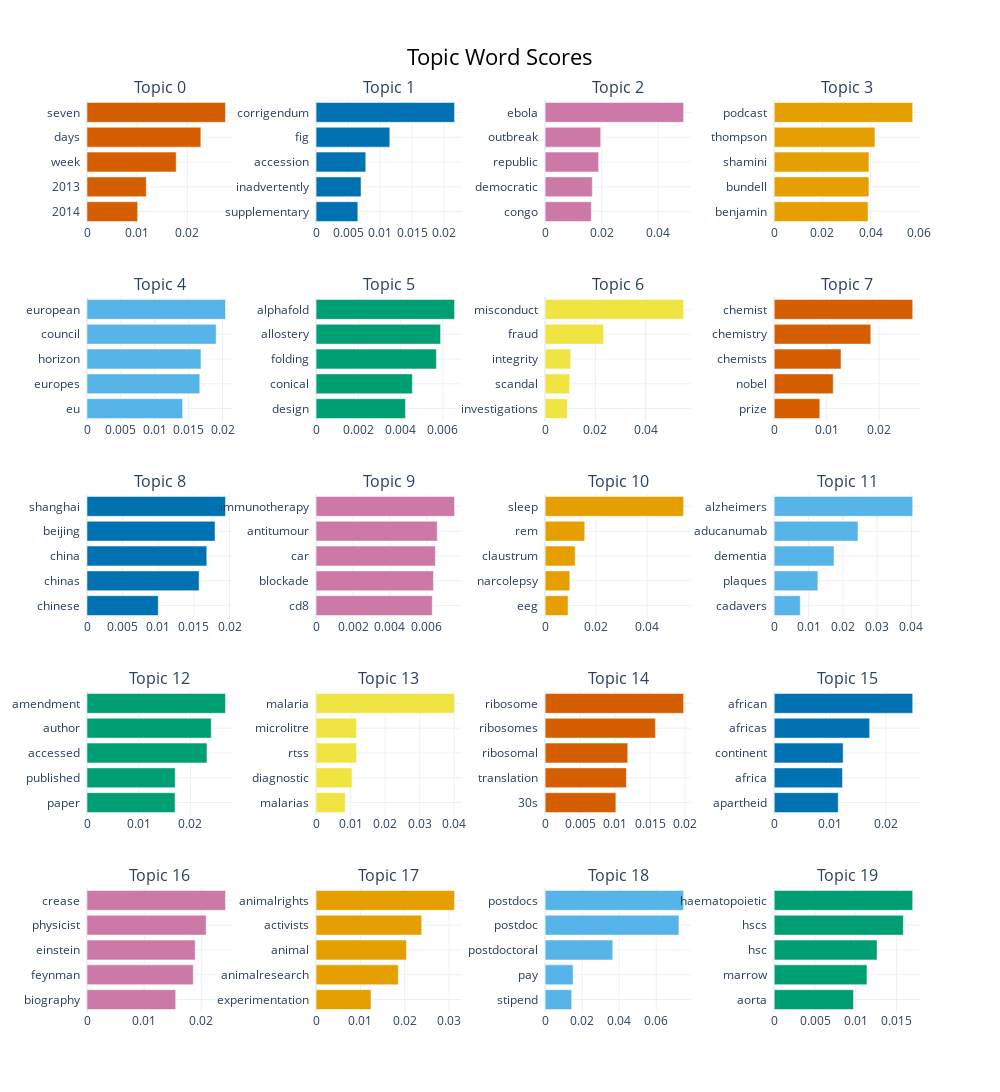

Notebook code for this chart:
### Code cell
model.visualize_barchart(top_n_topics=20)

### Figure 1 — Plotly figure (JSON) as saved in the notebook; plotly's stock layout.template omitted (floating-point values rounded to 4 significant figures)
{"data": [{"marker": {"color": "#D55E00"}, "orientation": "h", "type": "bar", "x": [0.0101, 0.01182, 0.01779, 0.02271, 0.02762], "xaxis": "x", "y": ["2014  ", "2013  ", "week  ", "days  ", "seven  "], "yaxis": "y"}, {"marker": {"color": "#0072B2"}, "orientation": "h", "type": "bar", "x": [0.006529, 0.007032, 0.007767, 0.01153, 0.02165], "xaxis": "x2", "y": ["supplementary  ", "inadvertently  ", "accession  ", "fig  ", "corrigendum  "], "yaxis": "y2"}, {"marker": {"color": "#CC79A7"}, "orientation": "h", "type": "bar", "x": [0.01633, 0.0167, 0.01894, 0.01965, 0.04901], "xaxis": "x3", "y": ["congo  ", "democratic  ", "republic  ", "outbreak  ", "ebola  "], "yaxis": "y3"}, {"marker": {"color": "#E69F00"}, "orientation": "h", "type": "bar", "x": [0.03888, 0.03924, 0.03924, 0.04173, 0.05739], "xaxis": "x4", "y": ["benjamin  ", "bundell  ", "shamini  ", "thompson  ", "podcast  "], "yaxis": "y4"}, {"marker": {"color": "#56B4E9"}, "orientation": "h", "type": "bar", "x": [0.01411, 0.01665, 0.01682, 0.01906, 0.02044], "xaxis": "x5", "y": ["eu  ", "europes  ", "horizon  ", "council  ", "european  "], "yaxis": "y5"}, {"marker": {"color": "#009E73"}, "orientation": "h", "type": "bar", "x": [0.004227, 0.004553, 0.00569, 0.005887, 0.006548], "xaxis": "x6", "y": ["design  ", "conical  ", "folding  ", "allostery  ", "alphafold  "], "yaxis": "y6"}, {"marker": {"color": "#F0E442"}, "orientation": "h", "type": "bar", "x": [0.008808, 0.009746, 0.01017, 0.02324, 0.05509], "xaxis": "x7", "y": ["investigations  ", "scandal  ", "integrity  ", "fraud  ", "misconduct  "], "yaxis": "y7"}, {"marker": {"color": "#D55E00"}, "orientation": "h", "type": "bar", "x": [0.008688, 0.01124, 0.01272, 0.01839, 0.02638], "xaxis": "x8", "y": ["prize  ", "nobel  ", "chemists  ", "chemistry  ", "chemist  "], "yaxis": "y8"}, {"marker": {"color": "#0072B2"}, "orientation": "h", "type": "bar", "x": [0.009997, 0.01573, 0.0168, 0.01797, 0.01943], "xaxis": "x9", "y": ["chinese  ", "chinas  ", "china  ", "beijing  ", "shanghai  "], "yaxis": "y9"}, {"marker": {"color": "#CC79A7"}, "orientation": "h", "type": "bar", "x": [0.00629, 0.006354, 0.006457, 0.006558, 0.007497], "xaxis": "x10", "y": ["cd8  ", "blockade  ", "car  ", "antitumour  ", "immunotherapy  "], "yaxis": "y10"}, {"marker": {"color": "#E69F00"}, "orientation": "h", "type": "bar", "x": [0.008963, 0.009681, 0.01176, 0.01553, 0.0543], "xaxis": "x11", "y": ["eeg  ", "narcolepsy  ", "claustrum  ", "rem  ", "sleep  "], "yaxis": "y11"}, {"marker": {"color": "#56B4E9"}, "orientation": "h", "type": "bar", "x": [0.007578, 0.01273, 0.01743, 0.0244, 0.04035], "xaxis": "x12", "y": ["cadavers  ", "plaques  ", "dementia  ", "aducanumab  ", "alzheimers  "], "yaxis": "y12"}, {"marker": {"color": "#009E73"}, "orientation": "h", "type": "bar", "x": [0.01702, 0.01706, 0.0232, 0.02403, 0.02678], "xaxis": "x13", "y": ["paper  ", "published  ", "accessed  ", "author  ", "amendment  "], "yaxis": "y13"}, {"marker": {"color": "#F0E442"}, "orientation": "h", "type": "bar", "x": [0.008466, 0.01039, 0.01172, 0.01172, 0.0401], "xaxis": "x14", "y": ["malarias  ", "diagnostic  ", "rtss  ", "microlitre  ", "malaria  "], "yaxis": "y14"}, {"marker": {"color": "#D55E00"}, "orientation": "h", "type": "bar", "x": [0.01011, 0.01161, 0.01181, 0.01576, 0.0198], "xaxis": "x15", "y": ["30s  ", "translation  ", "ribosomal  ", "ribosomes  ", "ribosome  "], "yaxis": "y15"}, {"marker": {"color": "#0072B2"}, "orientation": "h", "type": "bar", "x": [0.01144, 0.0122, 0.01232, 0.01707, 0.02476], "xaxis": "x16", "y": ["apartheid  ", "africa  ", "continent  ", "africas  ", "african  "], "yaxis": "y16"}, {"marker": {"color": "#CC79A7"}, "orientation": "h", "type": "bar", "x": [0.01552, 0.0186, 0.01893, 0.02085, 0.02424], "xaxis": "x17", "y": ["biography  ", "feynman  ", "einstein  ", "physicist  ", "crease  "], "yaxis": "y17"}, {"marker": {"color": "#E69F00"}, "orientation": "h", "type": "bar", "x": [0.01239, 0.01855, 0.0204, 0.02383, 0.03125], "xaxis": "x18", "y": ["experimentation  ", "animalresearch  ", "animal  ", "activists  ", "animalrights  "], "yaxis": "y18"}, {"marker": {"color": "#56B4E9"}, "orientation": "h", "type": "bar", "x": [0.01433, 0.01511, 0.03654, 0.07225, 0.07479], "xaxis": "x19", "y": ["stipend  ", "pay  ", "postdoctoral  ", "postdoc  ", "postdocs  "], "yaxis": "y19"}, {"marker": {"color": "#009E73"}, "orientation": "h", "type": "bar", "x": [0.009715, 0.01137, 0.01261, 0.01583, 0.01698], "xaxis": "x20", "y": ["aorta  ", "marrow  ", "hsc  ", "hscs  ", "haematopoietic  "], "yaxis": "y20"}], "layout": {"annotations": [{"font": {"size": 16}, "showarrow": false, "text": "Topic 0", "x": 0.0875, "xanchor": "center", "xref": "paper", "y": 1.0, "yanchor": "bottom", "yref": "paper"}, {"font": {"size": 16}, "showarrow": false, "text": "Topic 1", "x": 0.3625, "xanchor": "center", "xref": "paper", "y": 1.0, "yanchor": "bottom", "yref": "paper"}, {"font": {"size": 16}, "showarrow": false, "text": "Topic 2", "x": 0.6375, "xanchor": "center", "xref": "paper", "y": 1.0, "yanchor": "bottom", "yref": "paper"}, {"font": {"size": 16}, "showarrow": false, "text": "Topic 3", "x": 0.9125, "xanchor": "center", "xref": "paper", "y": 1.0, "yanchor": "bottom", "yref": "paper"}, {"font": {"size": 16}, "showarrow": false, "text": "Topic 4", "x": 0.0875, "xanchor": "center", "xref": "paper", "y": 0.784, "yanchor": "bottom", "yref": "paper"}, {"font": {"size": 16}, "showarrow": false, "text": "Topic 5", "x": 0.3625, "xanchor": "center", "xref": "paper", "y": 0.784, "yanchor": "bottom", "yref": "paper"}, {"font": {"size": 16}, "showarrow": false, "text": "Topic 6", "x": 0.6375, "xanchor": "center", "xref": "paper", "y": 0.784, "yanchor": "bottom", "yref": "paper"}, {"font": {"size": 16}, "showarrow": false, "text": "Topic 7", "x": 0.9125, "xanchor": "center", "xref": "paper", "y": 0.784, "yanchor": "bottom", "yref": "paper"}, {"font": {"size": 16}, "showarrow": false, "text": "Topic 8", "x": 0.0875, "xanchor": "center", "xref": "paper", "y": 0.568, "yanchor": "bottom", "yref": "paper"}, {"font": {"size": 16}, "showarrow": false, "text": "Topic 9", "x": 0.3625, "xanchor": "center", "xref": "paper", "y": 0.568, "yanchor": "bottom", "yref": "paper"}, {"font": {"size": 16}, "showarrow": false, "text": "Topic 10", "x": 0.6375, "xanchor": "center", "xref": "paper", "y": 0.568, "yanchor": "bottom", "yref": "paper"}, {"font": {"size": 16}, "showarrow": false, "text": "Topic 11", "x": 0.9125, "xanchor": "center", "xref": "paper", "y": 0.568, "yanchor": "bottom", "yref": "paper"}, {"font": {"size": 16}, "showarrow": false, "text": "Topic 12", "x": 0.0875, "xanchor": "center", "xref": "paper", "y": 0.352, "yanchor": "bottom", "yref": "paper"}, {"font": {"size": 16}, "showarrow": false, "text": "Topic 13", "x": 0.3625, "xanchor": "center", "xref": "paper", "y": 0.352, "yanchor": "bottom", "yref": "paper"}, {"font": {"size": 16}, "showarrow": false, "text": "Topic 14", "x": 0.6375, "xanchor": "center", "xref": "paper", "y": 0.352, "yanchor": "bottom", "yref": "paper"}, {"font": {"size": 16}, "showarrow": false, "text": "Topic 15", "x": 0.9125, "xanchor": "center", "xref": "paper", "y": 0.352, "yanchor": "bottom", "yref": "paper"}, {"font": {"size": 16}, "showarrow": false, "text": "Topic 16", "x": 0.0875, "xanchor": "center", "xref": "paper", "y": 0.136, "yanchor": "bottom", "yref": "paper"}, {"font": {"size": 16}, "showarrow": false, "text": "Topic 17", "x": 0.3625, "xanchor": "center", "xref": "paper", "y": 0.136, "yanchor": "bottom", "yref": "paper"}, {"font": {"size": 16}, "showarrow": false, "text": "Topic 18", "x": 0.6375, "xanchor": "center", "xref": "paper", "y": 0.136, "yanchor": "bottom", "yref": "paper"}, {"font": {"size": 16}, "showarrow": false, "text": "Topic 19", "x": 0.9125, "xanchor": "center", "xref": "paper", "y": 0.136, "yanchor": "bottom", "yref": "paper"}], "height": 1250, "hoverlabel": {"bgcolor": "white", "font": {"family": "Rockwell", "size": 16}}, "showlegend": false, "title": {"font": {"color": "Black", "size": 22}, "text": "Topic Word Scores", "x": 0.5, "xanchor": "center", "yanchor": "top"}, "width": 1000, "xaxis": {"anchor": "y", "domain": [0, 0.175], "showgrid": true}, "xaxis10": {"anchor": "y10", "domain": [0.275, 0.45], "showgrid": true}, "xaxis11": {"anchor": "y11", "domain": [0.55, 0.725], "showgrid": true}, "xaxis12": {"anchor": "y12", "domain": [0.825, 1], "showgrid": true}, "xaxis13": {"anchor": "y13", "domain": [0, 0.175], "showgrid": true}, "xaxis14": {"anchor": "y14", "domain": [0.275, 0.45], "showgrid": true}, "xaxis15": {"anchor": "y15", "domain": [0.55, 0.725], "showgrid": true}, "xaxis16": {"anchor": "y16", "domain": [0.825, 1], "showgrid": true}, "xaxis17": {"anchor": "y17", "domain": [0, 0.175], "showgrid": true}, "xaxis18": {"anchor": "y18", "domain": [0.275, 0.45], "showgrid": true}, "xaxis19": {"anchor": "y19", "domain": [0.55, 0.725], "showgrid": true}, "xaxis2": {"anchor": "y2", "domain": [0.275, 0.45], "showgrid": true}, "xaxis20": {"anchor": "y20", "domain": [0.825, 1], "showgrid": true}, "xaxis3": {"anchor": "y3", "domain": [0.55, 0.725], "showgrid": true}, "xaxis4": {"anchor": "y4", "domain": [0.825, 1], "showgrid": true}, "xaxis5": {"anchor": "y5", "domain": [0, 0.175], "showgrid": true}, "xaxis6": {"anchor": "y6", "domain": [0.275, 0.45], "showgrid": true}, "xaxis7": {"anchor": "y7", "domain": [0.55, 0.725], "showgrid": true}, "xaxis8": {"anchor": "y8", "domain": [0.825, 1], "showgrid": true}, "xaxis9": {"anchor": "y9", "domain": [0, 0.175], "showgrid": true}, "yaxis": {"anchor": "x", "domain": [0.864, 1.0], "showgrid": true}, "yaxis10": {"anchor": "x10", "domain": [0.432, 0.568], "showgrid": true}, "yaxis11": {"anchor": "x11", "domain": [0.432, 0.568], "showgrid": true}, "yaxis12": {"anchor": "x12", "domain": [0.432, 0.568], "showgrid": true}, "yaxis13": {"anchor": "x13", "domain": [0.216, 0.352], "showgrid": true}, "yaxis14": {"anchor": "x14", "domain": [0.216, 0.352], "showgrid": true}, "yaxis15": {"anchor": "x15", "domain": [0.216, 0.352], "showgrid": true}, "yaxis16": {"anchor": "x16", "domain": [0.216, 0.352], "showgrid": true}, "yaxis17": {"anchor": "x17", "domain": [0, 0.136], "showgrid": true}, "yaxis18": {"anchor": "x18", "domain": [0, 0.136], "showgrid": true}, "yaxis19": {"anchor": "x19", "domain": [0, 0.136], "showgrid": true}, "yaxis2": {"anchor": "x2", "domain": [0.864, 1.0], "showgrid": true}, "yaxis20": {"anchor": "x20", "domain": [0, 0.136], "showgrid": true}, "yaxis3": {"anchor": "x3", "domain": [0.864, 1.0], "showgrid": true}, "yaxis4": {"anchor": "x4", "domain": [0.864, 1.0], "showgrid": true}, "yaxis5": {"anchor": "x5", "domain": [0.648, 0.784], "showgrid": true}, "yaxis6": {"anchor": "x6", "domain": [0.648, 0.784], "showgrid": true}, "yaxis7": {"anchor": "x7", "domain": [0.648, 0.784], "showgrid": true}, "yaxis8": {"anchor": "x8", "domain": [0.648, 0.784], "showgrid": true}, "yaxis9": {"anchor": "x9", "domain": [0.432, 0.568], "showgrid": true}}}
